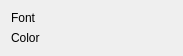
<?xml version="1.0" encoding="UTF-8"?>
<ui version="4.0">
 <class>LabelPrefsEditingWidget</class>
 <widget class="QWidget" name="LabelPrefsEditingWidget">
  <property name="geometry">
   <rect>
    <x>0</x>
    <y>0</y>
    <width>183</width>
    <height>54</height>
   </rect>
  </property>
  <property name="windowTitle">
   <string>Form</string>
  </property>
  <layout class="QFormLayout" name="formLayout">
   <item row="0" column="0">
    <widget class="QLabel" name="label">
     <property name="text">
      <string>Font</string>
     </property>
    </widget>
   </item>
   <item row="0" column="1">
    <widget class="FontWidet" name="fontWidget" native="true"/>
   </item>
   <item row="1" column="0">
    <widget class="QLabel" name="label_2">
     <property name="text">
      <string>Color</string>
     </property>
    </widget>
   </item>
   <item row="1" column="1">
    <widget class="ColorChoiseWidget" name="colorWidget" native="true"/>
   </item>
  </layout>
 </widget>
 <customwidgets>
  <customwidget>
   <class>ColorChoiseWidget</class>
   <extends>QWidget</extends>
   <header location="global">commonWidgets/colorchoisewidget.h</header>
   <container>1</container>
  </customwidget>
  <customwidget>
   <class>FontWidet</class>
   <extends>QWidget</extends>
   <header>commonWidgets/fontwidet.h</header>
   <container>1</container>
  </customwidget>
 </customwidgets>
 <resources/>
 <connections/>
</ui>
